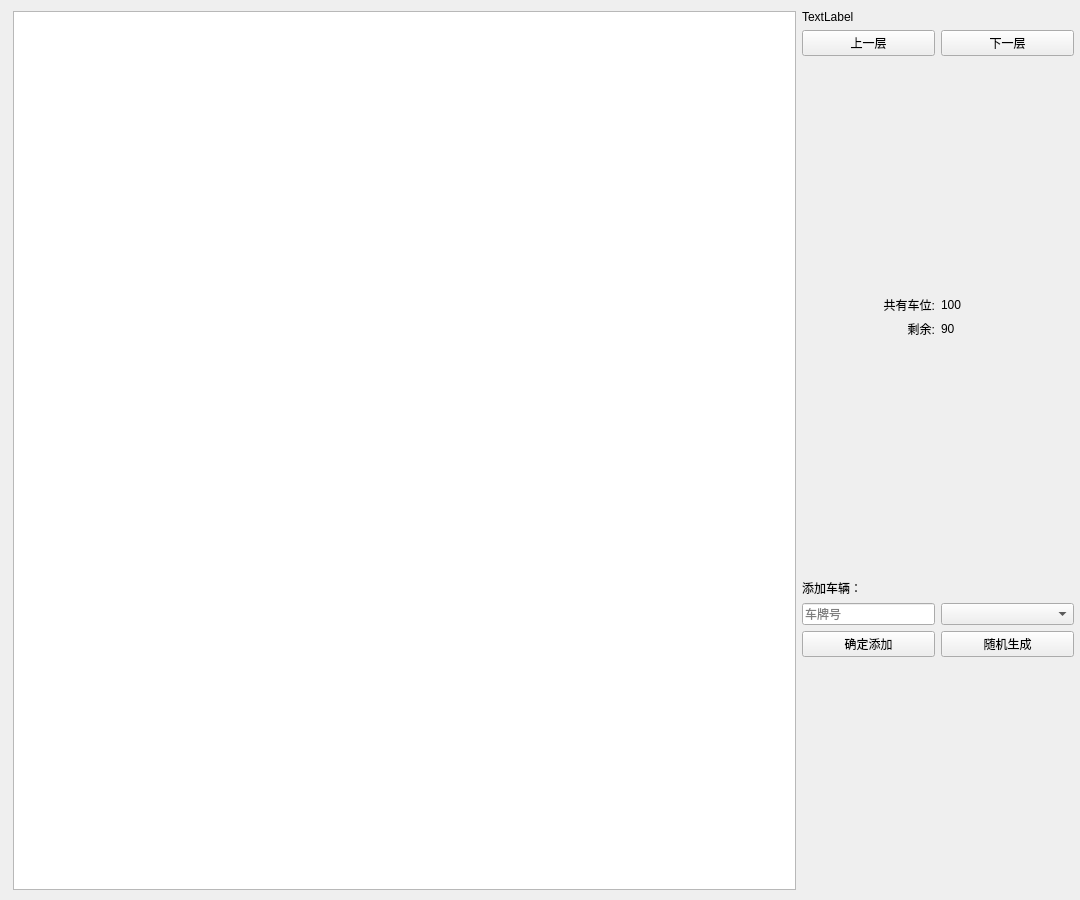
<?xml version="1.0" encoding="UTF-8"?>
<ui version="4.0">
 <class>Monitor</class>
 <widget class="QWidget" name="Monitor">
  <property name="geometry">
   <rect>
    <x>0</x>
    <y>0</y>
    <width>1080</width>
    <height>900</height>
   </rect>
  </property>
  <property name="sizePolicy">
   <sizepolicy hsizetype="Fixed" vsizetype="Fixed">
    <horstretch>0</horstretch>
    <verstretch>0</verstretch>
   </sizepolicy>
  </property>
  <property name="minimumSize">
   <size>
    <width>1080</width>
    <height>900</height>
   </size>
  </property>
  <property name="maximumSize">
   <size>
    <width>1080</width>
    <height>900</height>
   </size>
  </property>
  <property name="windowTitle">
   <string>Form</string>
  </property>
  <widget class="QWidget" name="horizontalLayoutWidget">
   <property name="geometry">
    <rect>
     <x>13</x>
     <y>10</y>
     <width>1061</width>
     <height>881</height>
    </rect>
   </property>
   <layout class="QHBoxLayout" name="rootLayout">
    <property name="sizeConstraint">
     <enum>QLayout::SetDefaultConstraint</enum>
    </property>
    <item>
     <widget class="QGraphicsView" name="view">
      <property name="sizePolicy">
       <sizepolicy hsizetype="Expanding" vsizetype="Expanding">
        <horstretch>0</horstretch>
        <verstretch>0</verstretch>
       </sizepolicy>
      </property>
      <property name="minimumSize">
       <size>
        <width>783</width>
        <height>879</height>
       </size>
      </property>
      <property name="maximumSize">
       <size>
        <width>783</width>
        <height>879</height>
       </size>
      </property>
     </widget>
    </item>
    <item>
     <layout class="QVBoxLayout" name="verticalLayout" stretch="0,0,0,0,0,0,0,0,0,0">
      <property name="sizeConstraint">
       <enum>QLayout::SetDefaultConstraint</enum>
      </property>
      <item>
       <widget class="QLabel" name="layerName">
        <property name="text">
         <string>TextLabel</string>
        </property>
       </widget>
      </item>
      <item>
       <layout class="QHBoxLayout" name="horizontalLayout_2">
        <item>
         <widget class="QPushButton" name="upStairButton">
          <property name="text">
           <string>上一层</string>
          </property>
         </widget>
        </item>
        <item>
         <widget class="QPushButton" name="downStairButton">
          <property name="text">
           <string>下一层</string>
          </property>
         </widget>
        </item>
       </layout>
      </item>
      <item>
       <spacer name="verticalSpacer_2">
        <property name="orientation">
         <enum>Qt::Vertical</enum>
        </property>
        <property name="sizeHint" stdset="0">
         <size>
          <width>20</width>
          <height>40</height>
         </size>
        </property>
       </spacer>
      </item>
      <item>
       <layout class="QHBoxLayout" name="horizontalLayout">
        <item>
         <widget class="QLabel" name="label">
          <property name="layoutDirection">
           <enum>Qt::RightToLeft</enum>
          </property>
          <property name="text">
           <string>共有车位:</string>
          </property>
          <property name="alignment">
           <set>Qt::AlignRight|Qt::AlignTrailing|Qt::AlignVCenter</set>
          </property>
         </widget>
        </item>
        <item>
         <widget class="QLabel" name="capacity">
          <property name="text">
           <string>100</string>
          </property>
         </widget>
        </item>
       </layout>
      </item>
      <item>
       <layout class="QHBoxLayout" name="horizontalLayout_3">
        <item>
         <widget class="QLabel" name="label_4">
          <property name="sizePolicy">
           <sizepolicy hsizetype="Preferred" vsizetype="Preferred">
            <horstretch>0</horstretch>
            <verstretch>0</verstretch>
           </sizepolicy>
          </property>
          <property name="text">
           <string>剩余:</string>
          </property>
          <property name="alignment">
           <set>Qt::AlignRight|Qt::AlignTrailing|Qt::AlignVCenter</set>
          </property>
         </widget>
        </item>
        <item>
         <widget class="QLabel" name="load">
          <property name="text">
           <string>90</string>
          </property>
         </widget>
        </item>
       </layout>
      </item>
      <item>
       <spacer name="verticalSpacer">
        <property name="orientation">
         <enum>Qt::Vertical</enum>
        </property>
        <property name="sizeHint" stdset="0">
         <size>
          <width>20</width>
          <height>40</height>
         </size>
        </property>
       </spacer>
      </item>
      <item>
       <widget class="QLabel" name="label_2">
        <property name="text">
         <string>添加车辆：</string>
        </property>
        <property name="textFormat">
         <enum>Qt::AutoText</enum>
        </property>
        <property name="wordWrap">
         <bool>false</bool>
        </property>
       </widget>
      </item>
      <item>
       <layout class="QHBoxLayout" name="horizontalLayout_4">
        <item>
         <widget class="QLineEdit" name="plateNumBox">
          <property name="sizePolicy">
           <sizepolicy hsizetype="Preferred" vsizetype="Fixed">
            <horstretch>0</horstretch>
            <verstretch>0</verstretch>
           </sizepolicy>
          </property>
          <property name="inputMask">
           <string/>
          </property>
          <property name="text">
           <string/>
          </property>
          <property name="placeholderText">
           <string>车牌号</string>
          </property>
         </widget>
        </item>
        <item>
         <widget class="QComboBox" name="selectColor"/>
        </item>
       </layout>
      </item>
      <item>
       <layout class="QHBoxLayout" name="horizontalLayout_5">
        <item>
         <widget class="QPushButton" name="addCar">
          <property name="text">
           <string>确定添加</string>
          </property>
         </widget>
        </item>
        <item>
         <widget class="QPushButton" name="random">
          <property name="text">
           <string>随机生成</string>
          </property>
         </widget>
        </item>
       </layout>
      </item>
      <item>
       <spacer name="verticalSpacer_4">
        <property name="orientation">
         <enum>Qt::Vertical</enum>
        </property>
        <property name="sizeHint" stdset="0">
         <size>
          <width>20</width>
          <height>40</height>
         </size>
        </property>
       </spacer>
      </item>
     </layout>
    </item>
   </layout>
  </widget>
 </widget>
 <resources/>
 <connections/>
</ui>
